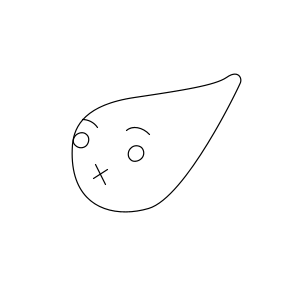
Frame 1 (no input)
Frame 60 (the mouse pressed at the canvas centre just before this capture): identical to frame 1, image omitted
Frame 120 (the mouse held since frame 60 and released just before this capture): identical to frame 1, image omitted

The Processing sketch that drew this single still picture (run headless with seeded random() and noise(); from frame 60 on, the mouse is pressed at the canvas centre):

// Processing sketch: processing_122379
// ── processing_122379.pde

int timer;
float m;
int z = 255;
int n = 0;
int y;

void setup() {
  size(300, 300);
  frameRate(60);
  background(255);
  smooth();
  noCursor();
}

void draw() {
  background(z);
  scale(0.6, 0.6);
  noFill();
  strokeWeight(2);
  stroke(n);
  translate(0, -35);
  translate(m, 0);
  beginShape();
  vertex(120, 276);
  bezierVertex(123, 244, 143, 210, 224, 198);
  bezierVertex(305, 186, 359, 177, 378, 164);
  bezierVertex(396, 151, 403, 164, 400, 173);
  bezierVertex(396, 183, 309, 364, 247, 382);
  bezierVertex(185, 400, 112, 379, 120, 276);
  endShape(CLOSE);
  beginShape();
  bezier(235, 299, 230, 304, 222, 305, 218, 300);
  bezier(218, 300, 213, 296, 213, 288, 218, 283);
  bezier(218, 283, 223, 277, 231, 277, 236, 281);
  bezier(236, 281, 241, 286, 240, 294, 235, 299);
  endShape(CLOSE);
  beginShape();
  vertex(144, 277);
  bezierVertex(139, 282, 131, 283, 126, 278);
  bezierVertex(121, 274, 121, 266, 126, 260);
  bezierVertex(131, 255, 139, 254, 144, 259);
  bezierVertex(149, 263, 149, 271, 144, 277);
  endShape(CLOSE);
  beginShape();
  vertex(211, 253); 
  bezierVertex(221, 244, 238, 247, 249, 259);
  endShape();
  beginShape();
  vertex(138, 234);
  bezierVertex(147, 234, 157, 239, 163, 248);
  endShape();
  line(159, 309, 175, 342);
  line(155, 333, 179, 317);
}


void mouseMoved() {
  z = 0;
  n = 255;
  m =   random(-10, 20);
}
